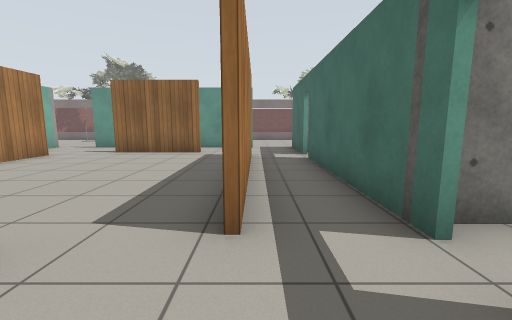
View 1 (above)

24 first-person views from a walk through a Gazebo world. The camera is 1 m above the floor, tilts 8° down and sees 90° across. Floor lines are 1 m apart. The floor is counted in squares, 1 m on a side. Each view is taken from the middle of a square. On the plan, view 1 faces up. The plan holds only what a view shows up to about 11 squares ahead; the rest is blank. Simple patterns stand in for the simulator's built-in surfaces. Some surface patterns are stand-ins.

View 2
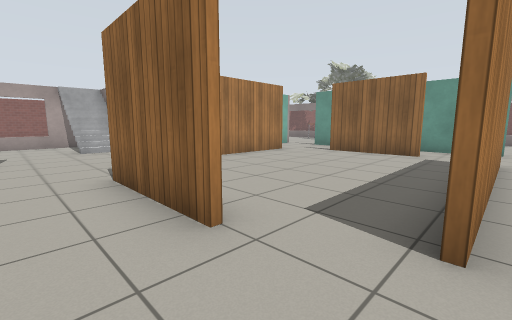

View 3
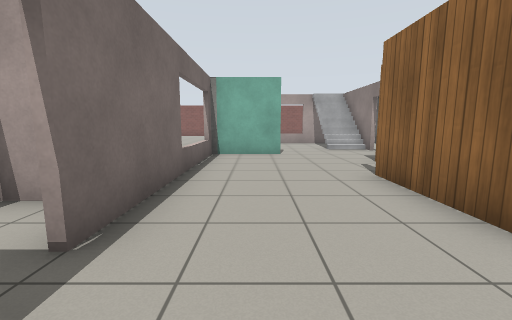

View 4
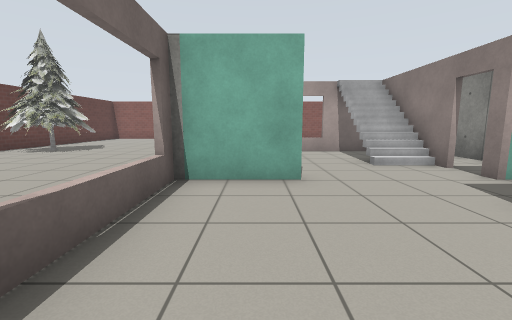

View 5
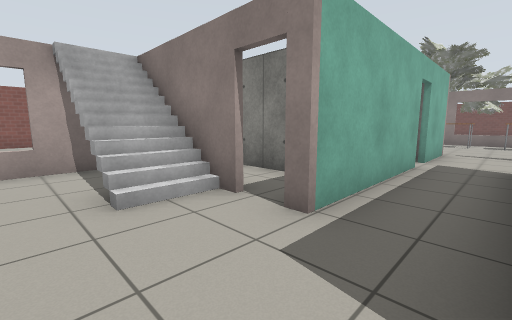

View 6
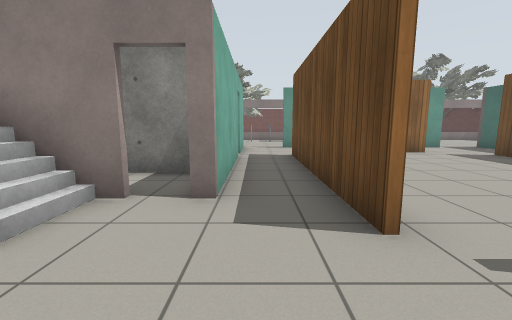

View 7
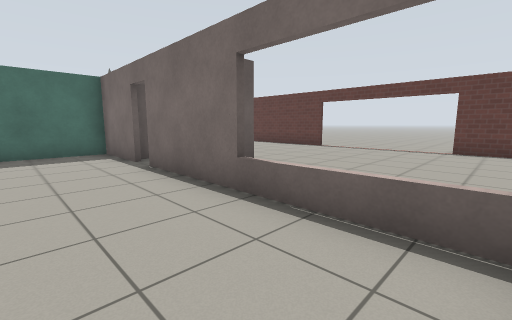

View 8
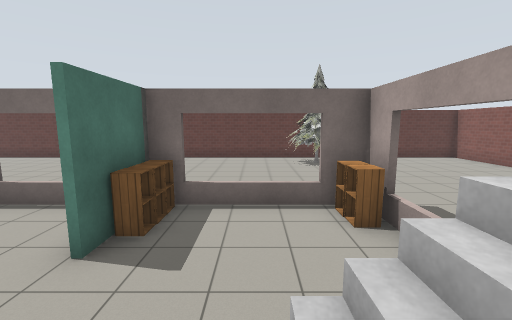

View 9
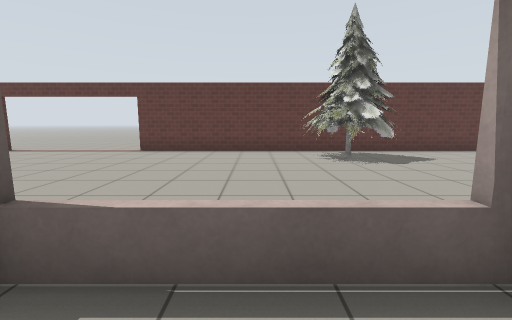

View 10
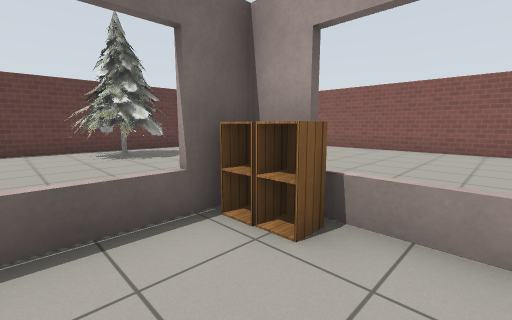

View 11
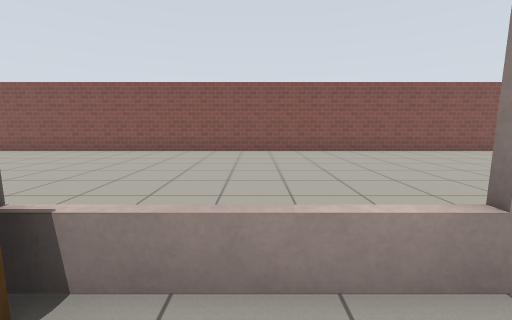

View 12
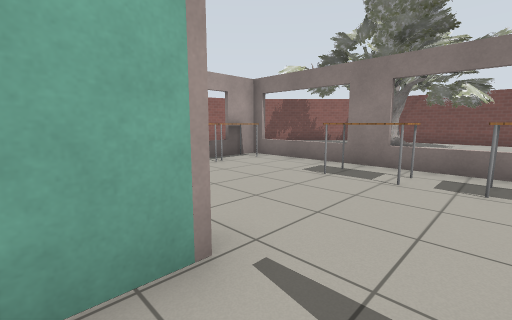

View 13
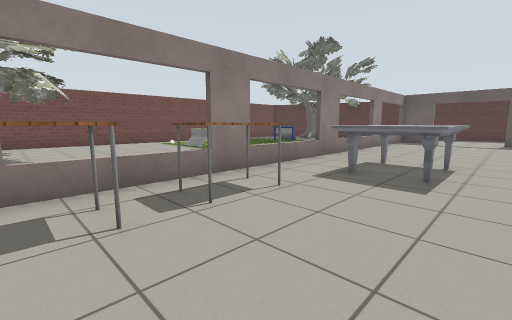

View 14
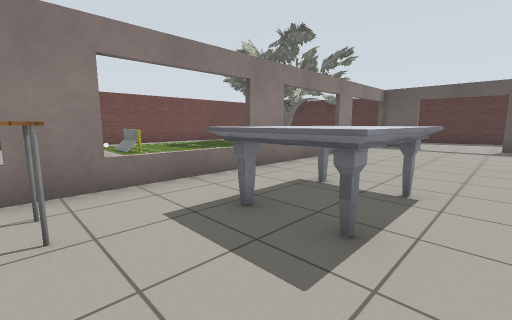

View 15
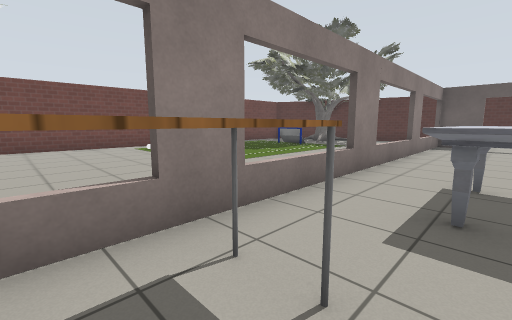

View 16
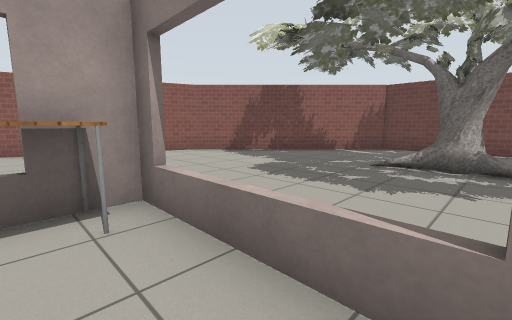

View 17
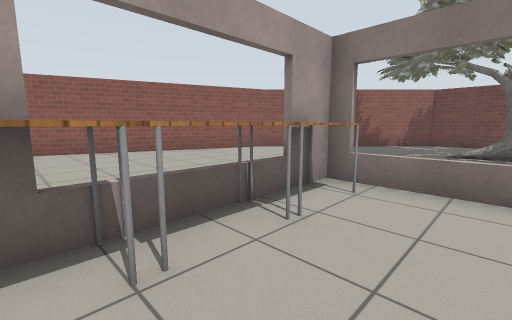

View 18
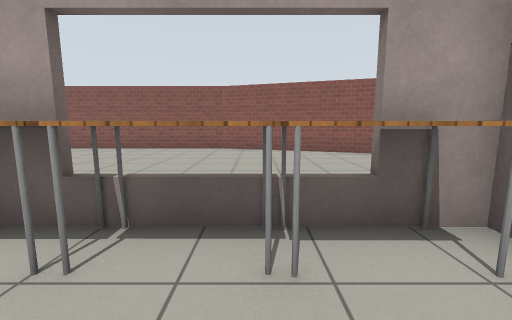

View 19
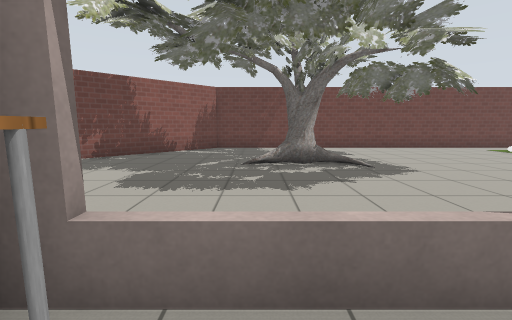

View 20
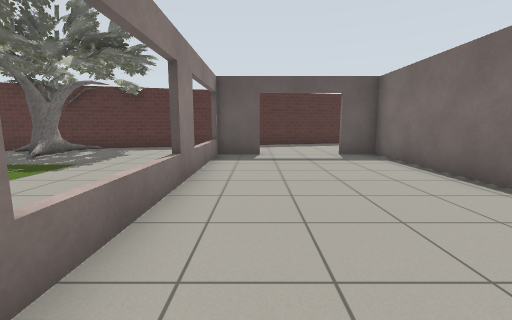

View 21
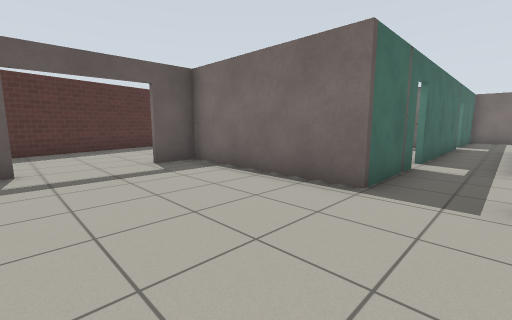

View 22
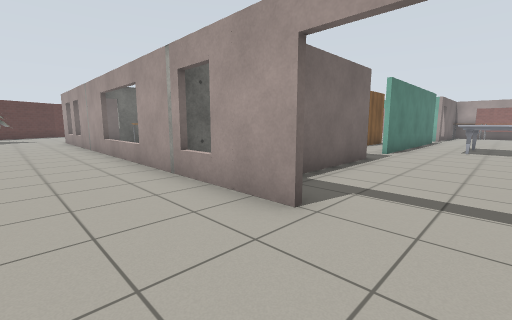

View 23
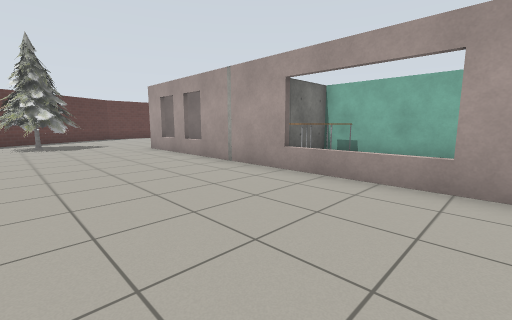

View 24
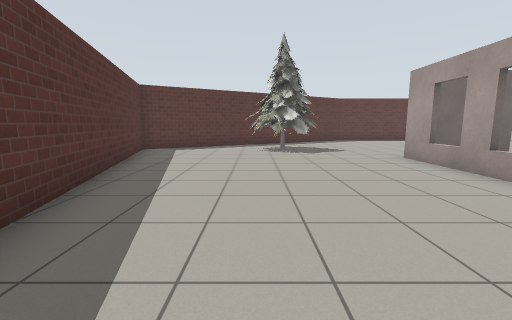

### Floor plan
Key: @ floor where view 1 was taken; # wall or solid block; . floor; / step, stairs or slope; D open door; = window, fence, low wall or low ledge; S stairs; T thing the floor can be seen under or through; P pine tree; A table; C cabinet; K oak tree; U cup; M marble table; O other object.
Columns run from 22 left of view 1 to 15 right of it. Each row starts with its distance up from view 1.
 26         ##############
 25        ##.. .........
 24       ##... ........         .#
 23      ##.... K.......      U .K#
 22     ##....KKKKK....U      U.KKKK
 21    ##.....K.K.K.....      .... #
 20    #........K.K....       .....#
 19   ##..............     ........#
 18   #...........         ........
 17   #....
 16  ##....  #==##==##==##===#===
 15  #..... .A...AAAA...........DD..#
 14  #..... .A........MMM.......DD..##
 13 ##..... .A........MMM.......DD...#
 12 #...... .A..................#....#
 11 #......      D..######..#####....#
 10 #......      #...   ....#   =...
  9 #....        #....###...#   #...
  8 #...         D.#......#.D   #.....
  7 #...         #.#......#.#   =.....
  6 #....        #.#......#.#   =.....
  5 #.....   #####.#......#.#   =.....
  4 #...... ##=##D.#......#.OOOO#......
  3 #.......#.//DD.#......#.#OOOD...... #
  2 #.......#.SS/....####...D   D.......#
  1 #.......=...............D   #.......#
  0 #.......==............@.#   #.......#
 -1 #........C...C..........#   =.......##
 -2 #........C===C#==TT#DD### ###........#
 -3 #.......  ........ #DD      .........#
 -4 #...............   D        ...PPP...#
 -5 #..................D       ....PPP...#
 -6 #....................      ....PPP. ##
 -7 #....... .............
 -8 #......PPP............
 -9 #.  ...PPPP..........
-10 #  .....PP...........
-11    #############.....#
-12                 ......

Positions as (right, up) in squares from view 1, and headings:
1: (0, 0), facing up
2: (0, 0), facing up-left
3: (0, -1), facing left
4: (-4, -1), facing left
5: (-7, 1), facing up-left
6: (-8, 0), facing up
7: (-8, 0), facing down-right
8: (-11, 3), facing down
9: (-11, -1), facing down
10: (-11, 0), facing down-left
11: (-12, 0), facing left
12: (-7, 10), facing up-left
13: (-9, 12), facing up-right
14: (-6, 12), facing up-right
15: (-7, 14), facing up-right
16: (-10, 15), facing up-left
17: (-11, 12), facing up-left
18: (-11, 14), facing left
19: (-12, 15), facing up
20: (-2, 15), facing right
21: (0, 15), facing down-right
22: (9, 14), facing down-left
23: (11, 8), facing down-left
24: (11, 5), facing down
